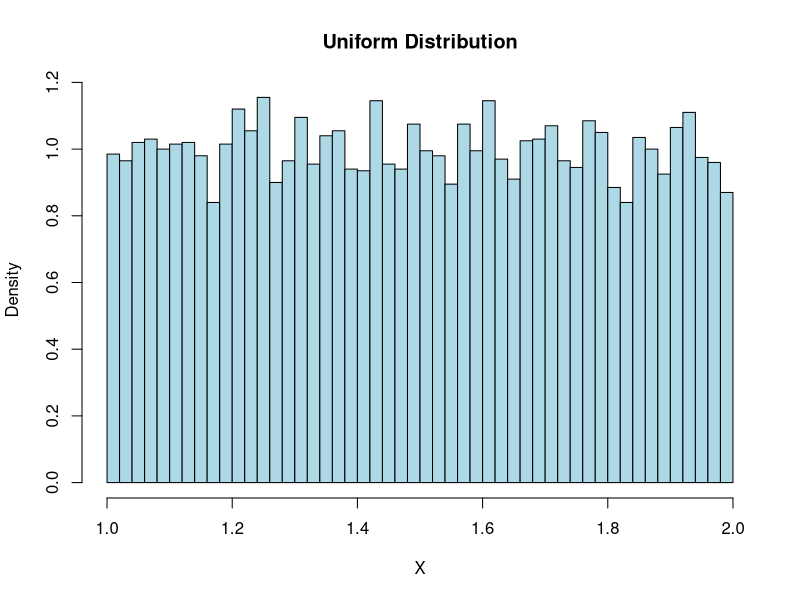
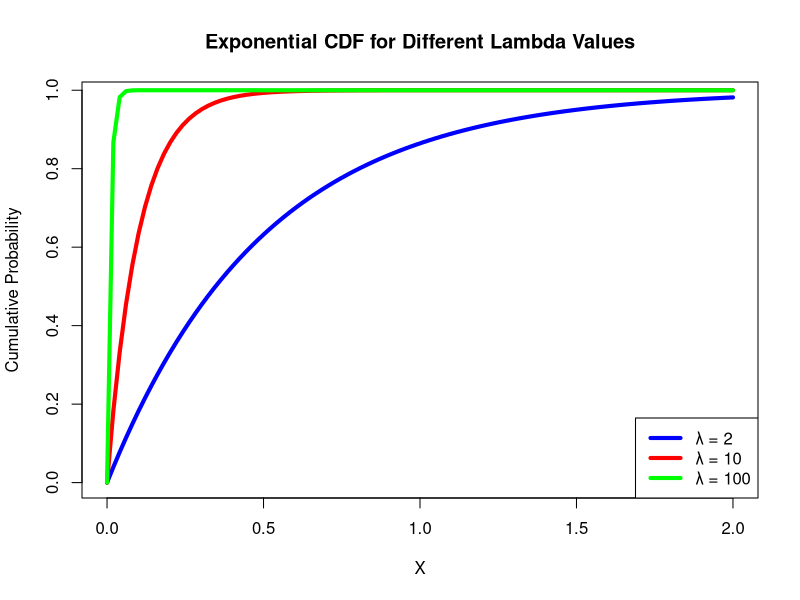
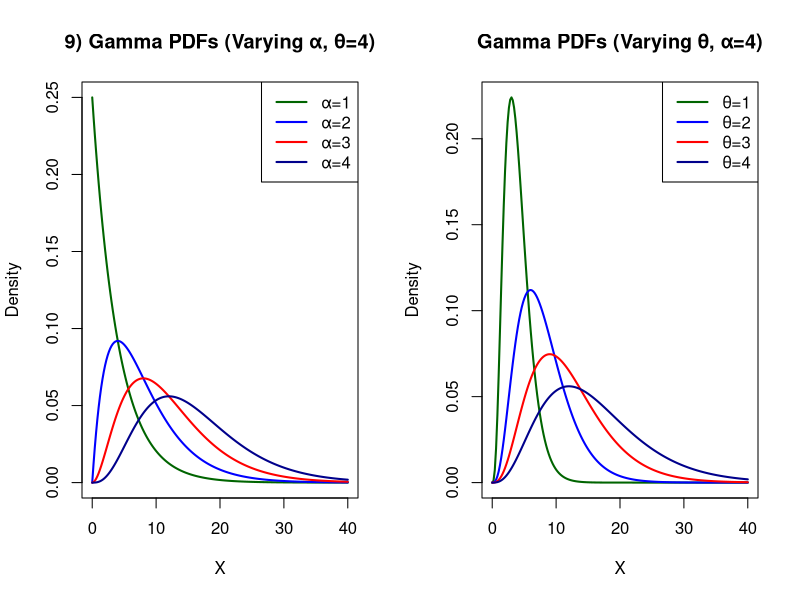
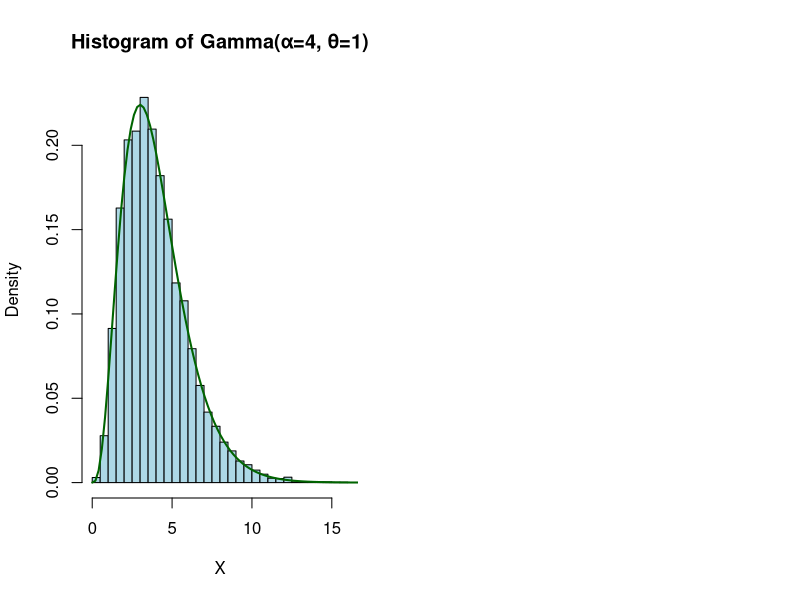

The R source for these figures, in order:
# 7) 

#7a)
runif(5, min=0, max=1)
#7b)
runif(5, min=50, max=100)

#7c)
uniform_samples <- runif(10000, min=1, max=2)

hist(uniform_samples, breaks=50, probability=TRUE, col="lightblue",
     main="Uniform Distribution", xlab="X", xlim=c(1,2))


# 8) 
#8a)
dexp(3, rate=2)

#8b)
qexp(0.995, rate=2)

#8c)
x_vals <- seq(0, 2, length=100)

cdf_2 <- pexp(x_vals, rate=2)
cdf_10 <- pexp(x_vals, rate=10)
cdf_100 <- pexp(x_vals, rate=100)

plot(x_vals, cdf_2, type="l", col="blue", lwd=4, main="Exponential CDF for Different Lambda Values", xlab="X", ylab="Cumulative Probability")
lines(x_vals, cdf_10, col="red", lwd=4)
lines(x_vals, cdf_100, col="green", lwd=4)

legend("bottomright", legend=c("λ = 2", "λ = 10", "λ = 100"),
       col=c("blue", "red", "green"), lwd=4, lty=c(1,1,1))

#8d)
rexp(4, rate=3)


### 9) Exploring the Gamma Distribution

##9a)
# Set up plotting window: 1 row, 2 plots side by side
par(mfrow=c(1,2))

# X values to evaluate the gamma PDFs
x_vals <- seq(0, 40, length=200)

# --- Left Plot: Varying shape (α), fixed scale (θ = 4) ---

# Gamma PDFs with different shapes
pdf_shape_1 <- dgamma(x_vals, shape=1, scale=4)
pdf_shape_2 <- dgamma(x_vals, shape=2, scale=4)
pdf_shape_3 <- dgamma(x_vals, shape=3, scale=4)
pdf_shape_4 <- dgamma(x_vals, shape=4, scale=4)

# Plot Gamma PDFs for varying α
plot(x_vals, pdf_shape_1, type="l", col="darkgreen", lwd=2,
     main="9) Gamma PDFs (Varying α, θ=4)", xlab="X", ylab="Density")
lines(x_vals, pdf_shape_2, col="blue", lwd=2)
lines(x_vals, pdf_shape_3, col="red", lwd=2)
lines(x_vals, pdf_shape_4, col="darkblue", lwd=2)

legend("topright", legend=c("α=1", "α=2", "α=3", "α=4"),
       col=c("darkgreen", "blue", "red", "darkblue"), lwd=2)

# --- Right Plot: Varying scale (θ), fixed shape (α = 4) ---

# Gamma PDFs with different scales
pdf_scale_1 <- dgamma(x_vals, shape=4, scale=1)
pdf_scale_2 <- dgamma(x_vals, shape=4, scale=2)
pdf_scale_3 <- dgamma(x_vals, shape=4, scale=3)
pdf_scale_4 <- dgamma(x_vals, shape=4, scale=4)

# Plot Gamma PDFs for varying θ
plot(x_vals, pdf_scale_1, type="l", col="darkgreen", lwd=2,
     main="Gamma PDFs (Varying θ, α=4)", xlab="X", ylab="Density")
lines(x_vals, pdf_scale_2, col="blue", lwd=2)
lines(x_vals, pdf_scale_3, col="red", lwd=2)
lines(x_vals, pdf_scale_4, col="darkblue", lwd=2)

legend("topright", legend=c("θ=1", "θ=2", "θ=3", "θ=4"),
       col=c("darkgreen", "blue", "red", "darkblue"), lwd=2)


#9b)
# PDF at x = 6 for α = 4, θ = 1
pdf_value <- dgamma(6, shape=4, scale=1)
cat("PDF at x = 6 (α=4, θ=1):", pdf_value, "\n")

#9c)
# CDF at x = 6
cdf_value <- pgamma(6, shape=4, scale=1)
cat("CDF at x = 6 (α=4, θ=1):", cdf_value, "\n")

##9d)
# 95th percentile (quantile) for the same distribution
quantile_95 <- qgamma(0.95, shape=4, scale=1)
cat("95th Percentile (α=4, θ=1):", quantile_95, "\n")


##9e)
### Generate Gamma Samples and Plot Histogram
# Generate 10,000 random samples from Gamma(α=4, θ=1)
gamma_samples <- rgamma(10000, shape=4, scale=1)

# Plot histogram
hist(gamma_samples, breaks=50, probability=TRUE, col="lightblue",
     main="Histogram of Gamma(α=4, θ=1)", xlab="X")

# Overlay theoretical density curve
lines(x_vals, dgamma(x_vals, shape=4, scale=1), col="darkgreen", lwd=2)


